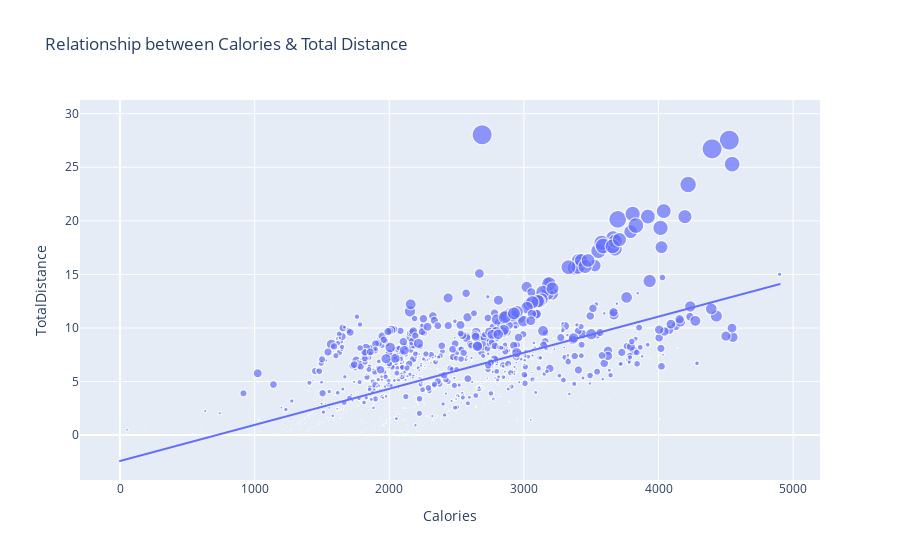

The notebook cell saved with this chart:
### Code cell
figure = pe.scatter(data_frame = data, y="TotalDistance",
                    x="Calories", size="VeryActiveDistance", 
                    trendline="ols", 
                    title="Relationship between Calories & Total Distance")
figure.show()

### Figure 1 — Plotly figure (JSON) as saved in the notebook; plotly's stock layout.template omitted (floating-point values rounded to 4 significant figures; data arrays with more than 128 entries replaced by an {"elided": "..."} marker saying what was removed)
{"data": [{"hovertemplate": "Calories=%{x}<br>TotalDistance=%{y}<br>VeryActiveDistance=%{marker.size}<extra></extra>", "legendgroup": "", "marker": {"color": "#636efa", "size": {"elided": "1397 float values"}, "sizemode": "area", "sizeref": 0.0548, "symbol": "circle"}, "mode": "markers", "name": "", "showlegend": false, "type": "scattergl", "x": {"elided": "1397 int values"}, "xaxis": "x", "y": {"elided": "1397 float values"}, "yaxis": "y"}, {"hovertemplate": "<b>OLS trendline</b><br>TotalDistance = 0.00336988 * Calories + -2.4176<br>R<sup>2</sup>=0.403611<br><br>Calories=%{x}<br>TotalDistance=%{y} <b>(trend)</b><extra></extra>", "legendgroup": "", "marker": {"color": "#636efa", "symbol": "circle"}, "mode": "lines", "name": "", "showlegend": false, "type": "scattergl", "x": {"elided": "1397 int values"}, "xaxis": "x", "y": {"elided": "1397 float values"}, "yaxis": "y"}], "layout": {"autosize": true, "legend": {"itemsizing": "constant", "tracegroupgap": 0}, "title": {"text": "Relationship between Calories & Total Distance"}, "xaxis": {"anchor": "y", "autorange": true, "domain": [0, 1], "range": [-305.9, 5209.0], "title": {"text": "Calories"}, "type": "linear"}, "yaxis": {"anchor": "x", "autorange": true, "domain": [0, 1], "range": [-4.292, 33.2], "title": {"text": "TotalDistance"}, "type": "linear"}}}
